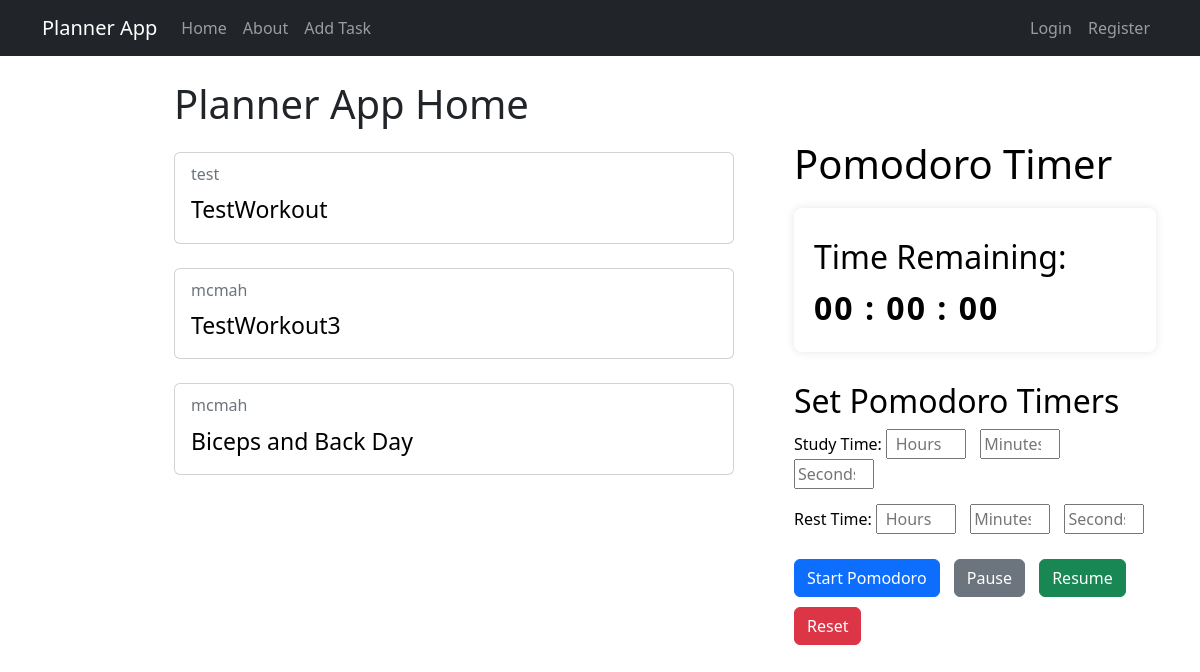
The app's page /, older data.
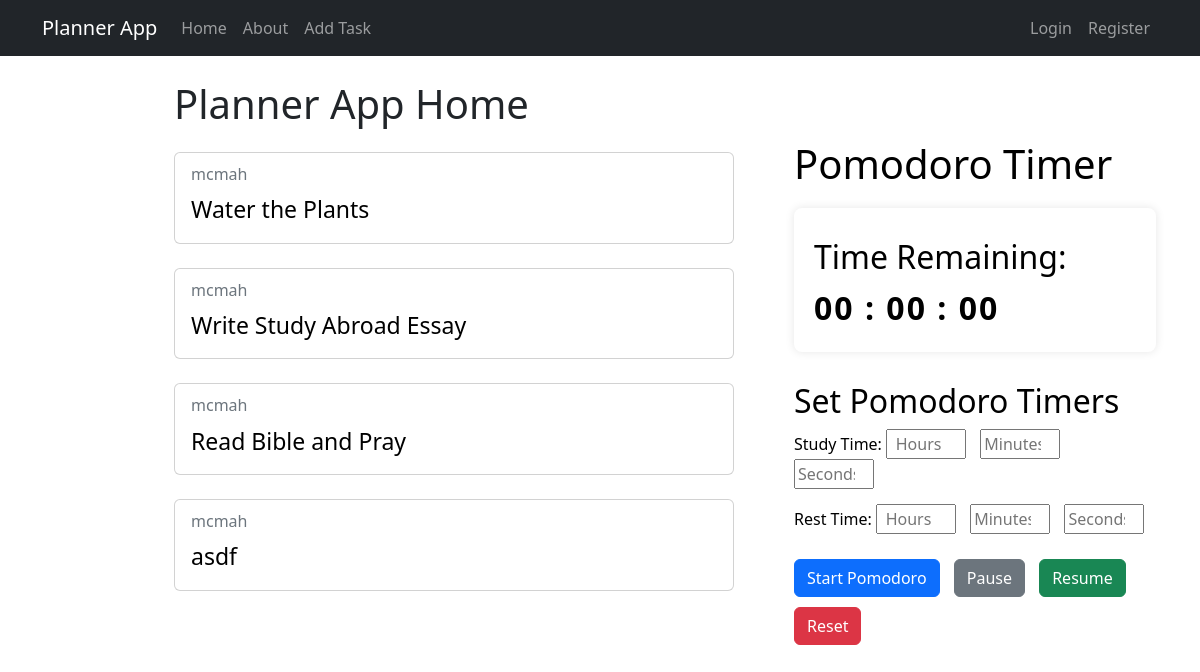
The same page, newer data.
### workouts/models.py (models this page shows, shortened)
class Workout(models.Model):
  title = models.CharField(max_length=100)
  description = models.TextField()
  author = models.ForeignKey(User, on_delete=models.CASCADE)
  created_at = models.DateTimeField(auto_now_add=True)
  updated_at = models.DateTimeField(auto_now=True)

### workouts/views.py (the view)
# urls.py: path('', views.WorkoutListView.as_view(), name="workouts-home"),
class WorkoutListView(ListView):
    model = models.Workout
    template_name = 'workouts/home.html'
    context_object_name = 'workouts'

### workouts/context_processors.py (called while the page is built)
def current_datetime(request):
    current_date = datetime.today().date()  # Corrected to get today's date
    current_time = datetime.now()  # Set current time to the beginning of the day
    added_time = current_time + timedelta(minutes=5)  # Add 5 minutes, you can change to seconds as needed
    stored_time = datetime.now().strftime('%Y-%m-%d %H:%M:%S')
    return {
        'current_time': current_time.strftime('%Y-%m-%d %H:%M:%S'),
        'current_date': current_date,
        'added_time': added_time.strftime('%Y-%m-%d %H:%M:%S'),
        'stored_time': stored_time,
    }

### workouts/templates/workouts/home.html (shortened to what this page needs)
<link rel="stylesheet" href="/static/styles.css?" />
{% extends 'workouts/base.html' %}
{% block content %}
<div class="container">
  <div class="todolist">
    <h1>Planner App Home</h1>
    {% for workout in workouts %}
    <div class="card my-4" style="width: 35rem">
      <div class="card-body">
        <div class="row">
          <div class="col-8">
            <h6 class="card-subtitle mb-2 text-muted">{{ workout.author }}</h6>
            <a href="{% url 'workouts-detail' workout.pk %}" class="card-link"
              >{{ workout.title }}</a
            >
          </div>
        </div>
      </div>
    </div>
    {% endfor %}
  </div>
  <div class="pomodoro">
    <h1>Pomodoro Timer</h1>
    <div id="timer">
      <h2>Time Remaining:</h2>
      <div id="countdown">
      </div>
    </div>
    <div class="set-timer">
      <h2>Set Pomodoro Timers</h2>
      <div class="form-group">
        <label for="study-hours">Study Time:</label>
        <input type="number" id="study-hours" placeholder="Hours" min="0" />
        <input
          type="number"
          id="study-minutes"
          placeholder="Minutes"
          min="0"
          max="59"
        />
        <input
          type="number"
          id="study-seconds"
          placeholder="Seconds"
          min="0"
          max="59"
        />
      </div>
      <div class="form-group">
        <label for="rest-hours">Rest Time:</label>
        <input type="number" id="rest-hours" placeholder="Hours" min="0" />
        <input
          type="number"
          id="rest-minutes"
          placeholder="Minutes"
          min="0"
          max="59"
        />
        <input
          type="number"
          id="rest-seconds"
          placeholder="Seconds"
          min="0"
          max="59"
        />
      </div>
      <button class="btn btn-primary" onclick="startPomodoro()">
        Start Pomodoro
      </button>
      <button class="btn btn-secondary" onclick="pausePomodoro()">Pause</button>
      <button class="btn btn-success" onclick="resumePomodoro()">Resume</button>
      <button class="btn btn-danger" onclick="resetPomodoro()">Reset</button>
    </div>
  </div>
</div>
{% endblock content %}

### workouts/templates/workouts/base.html (shortened to what this page needs)
<!DOCTYPE html>
<html lang="en">
  <head>
    <link
      href="https://cdn.jsdelivr.net/npm/bootstrap@5.2.3/dist/css/bootstrap.min.css"
      rel="stylesheet"
    />
  </head>
  <body>
    <nav class="navbar navbar-expand-lg navbar-dark bg-dark">
      <div class="container">
        <a class="navbar-brand" href="{% url 'workouts-home' %}">Planner App</a>
        <div class="collapse navbar-collapse" id="navbarSupportedContent">
          <ul class="navbar-nav me-auto mb-2 mb-lg-0">
            <li class="nav-item">
              <a
                class="nav-link"
                aria-current="page"
                href="{% url 'workouts-home' %}"
                >Home</a
              >
            </li>
            <li class="nav-item">
              <a class="nav-link" href="{% url 'workouts-about' %}">About</a>
            </li>
            <li class="nav-item">
              <a class="nav-link" href="{% url 'workouts-create' %}"
                >Add Task</a
              >
            </li>
          </ul>
        </div>
        <div class="navbar-nav">
          {% if user.is_authenticated %}
          <a class="nav-item nav-link" href="{% url 'user-profile' %}"
            >My profile</a
          >
          <a class="nav-item nav-link" href="{% url 'user-logout' %}">Logout</a>
          {% else %}
          <a class="nav-item nav-link" href="{% url 'user-login' %}">Login</a>
          <a class="nav-item nav-link" href="{% url 'user-register' %}"
            >Register</a
          >
          {% endif %}
        </div>
      </div>
    </nav>
    <div class="container mt-4 col-8">
       {% block content %} {% endblock content%}
    </div>
  </body>
</html>

### workouts/static/styles.css (style rules this page uses)
.card-link { color: black; text-decoration: none; font-size: 23px; }
.container { display: flex; }
.todolist { height: 100%; width: 560px; background-color: transparent; margin-left: -50px; }
.pomodoro { height: 650px; width: 634px; margin-top: 60px; margin-left: 60px; background-color: transparent; color: black; margin-right: -180px; }
#timer { margin-top: 20px; padding: 20px; background-color: #ffffff; border-radius: 8px; box-shadow: 0 0 10px rgba(0, 0, 0, 0.1); }
#countdown { font-size: 32px; font-weight: bold; letter-spacing: 2px; }
.set-timer { margin-top: 30px; }
.set-timer .form-group { margin-bottom: 15px; }
.set-timer input { width: 80px; text-align: center; margin-right: 10px; }
.set-timer button { margin-top: 10px; }
.btn { margin-right: 10px; }

Row changes from the older to the newer data that the page shows:
removed Workout: author "test", title "TestWorkout"
added Workout: author "mcmah", title "Water the Plants"
added Workout: author "mcmah", title "Write Study Abroad Essay"
changed Workout: title "TestWorkout3" → "Read Bible and Pray"
changed Workout: title "Biceps and Back Day" → "asdf"
